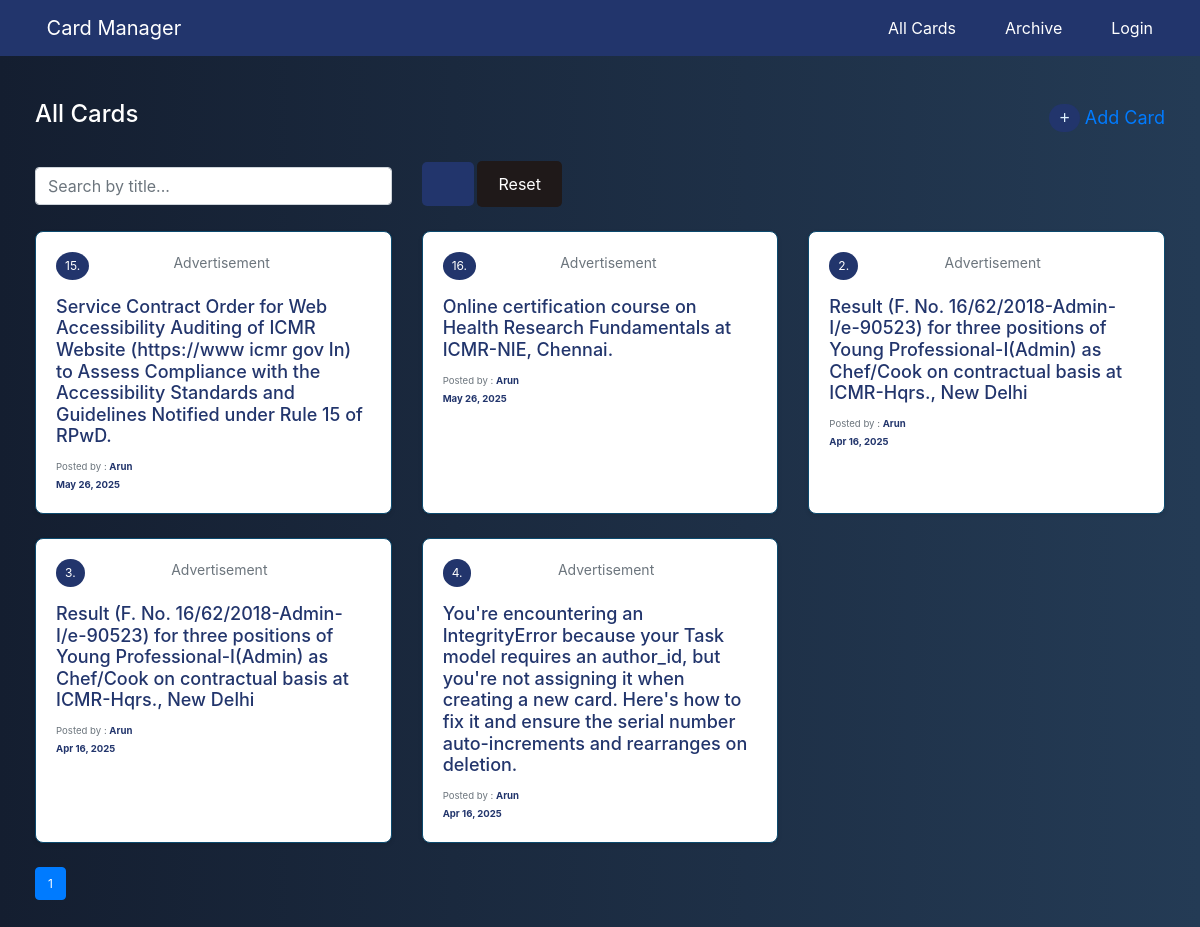
The page / on the database its author committed.
### task_report_app/models.py (models this page shows, shortened)
class Task(models.Model):
    serial_number = models.IntegerField(unique=True, blank=True, null=True)
    title = models.CharField(max_length=250)
    post_type = models.CharField(max_length=50, choices=PostType.choices, default=PostType.Advertisement)
    status = models.CharField(max_length=50, choices=Status.choices, default=Status.Active)
    created_at = models.DateField(auto_now_add=True)
    updated_at = models.DateField(auto_now=True)
    last_date = models.DateField(null=True, blank=True)
    is_archived = models.BooleanField(default=False)
    author = models.ForeignKey(User, on_delete=models.CASCADE, related_name='tasks')

### task_report_app/views.py (the view)
# urls.py: path('', views.card_list, name='card_list'),
def card_list(request):
    cards = Task.objects.filter(is_archived=False).order_by('-created_at')
    query = request.GET.get('q', '')  # Text search for title
    post_type = request.GET.get('post_type', '')  # Filter by post type
    start_date = request.GET.get('start_date', '')  # Filter by start date
    end_date = request.GET.get('end_date', '')  # Filter by end date
    if query:
        cards = cards.filter(title__icontains=query)
    if post_type:
        cards = cards.filter(post_type__iexact=post_type)
    if start_date and end_date:
        cards = cards.filter(created_at__range=[start_date, end_date])
    paginator = Paginator(cards, 6)  # Show 6 cards per page
    page = request.GET.get('page')
    try:
        paginated_cards = paginator.page(page)
    except PageNotAnInteger:
        paginated_cards = paginator.page(1)  # Deliver first page if page is not an integer
    except EmptyPage:
        paginated_cards = paginator.page(paginator.num_pages)  # Deliver last page if out of range
    context = {
        'cards': paginated_cards,
        'query': query,
        'post_type': post_type,
        'start_date': start_date,
        'end_date': end_date,
    }
    return render(request, 'card_list.html', context)

### task_report_app/templates/card_list.html (shortened to what this page needs)
{% extends 'base.html' %} {% load static %} {% load custom_tags %}
{% block content %}
<section class="card__list_section">
  <div class="d-flex justify-content-between align-items-center mb-4">
    <h1>All Cards</h1>
    {% if user.is_authenticated %}
    <a href="{% url 'add_card' %}" class="plus-btn" title="Add Task" style="color: #fff; font-size: 18px;">
      <i class="fas fa-plus"></i> Add Card
    </a>
    {% else %}
    <a
      href="{% url 'login' %}?next={% url 'add_card' %}"
      class="plus-btn"
      title="Add Task" style="font-size: 18px;"
    >
      <i class="fas fa-plus"></i> Add Card
    </a>
    {% endif %}
  </div>
  <form method="get" class="mb-4">
    <div class="row g-3 align-items-center">
      <div class="col-md-4">
        <input
          type="text"
          name="q"
          class="form-control"
          placeholder="Search by title..."
          value="{{ request.GET.q }}"
        />
      </div>
      <div class="col-md-2">
        <button type="submit" class="btn" style="background-color: #22356c; color: #ffffff;">
          <i class="fa fa-search"></i>
        </button>
        <a href="{% url 'card_list' %}" class="btn" style="background-color: #1f1919; color: #ffffff;">Reset</a>
      </div>
    </div>
  </form>
  <div class="row">
    {% for task in cards %}
    <div class="col-md-4 mb-4 card_viewer_container">
      <div class="h-100 card_viewer">
        <div class="card-body card_viewer_body">
          <div class="d-flex justify-content-between">
              <p style="background-color: #22356c; color: #ffffff; border-radius: 50%; padding: 5px 9px;">{{ task.serial_number }}.</p>
              <p class="card-text">{{ task.post_type }}</p>
            <div class="status">
              {% if task.status == 'Active' %}
              <i class="fa-solid fa-circle-check" title="Active" style="font-size: 15px; color: green"></i>
              {% else %}
              <i class="fa-solid fa-circle-xmark" title="Inactive" style="font-size: 15px; color: red"></i>
              {% endif %}
            </div>
          </div>
          <h5 class="card-title">{{ task.title }}</h5>
            <div class="card_author">
              <small class="text-muted">
                Posted by :
                <b class="text-capitalize">{{ task.author.username }}</b><br />
                <b>{{ task.created_at|date:"M d, Y" }}</b>
              </small>
            </div>
        </div>
      </div>
    </div>
    {% empty %}
    <div class="col-12 text-center py-5">
      <h4>No cards yet.</h4>
    </div>
    {% endfor %}
  </div>
  <nav aria-label="Page navigation">
    <ul class="pagination">
       {% for num in cards.paginator.page_range %}
      <li class="page-item {% if num == cards.number %}active{% endif %}">
        <a class="page-link" href="?page={{ num }}">{{ num }}</a>
      </li>
      {% endfor %}
    </ul>
  </nav>
</section>
{% endblock %}

### task_report_app/static/css/styles.css (style rules this page uses)
:root { --primary-50: #f0f9ff; --primary-100: #e0f2fe; --primary-200: #bae6fd; --primary-300: #7dd3fc; --primary-400: #38bdf8; --primary-500: #0ea5e9; --primary-600: #0284c7; --primary-700: #0369a1; --primary-800: #075985; --primary-900: #0c4a6e; --gray-50: #f9fafb; --gray-100: #f3f4f6; --gray-200: #e5e7eb; --gray-300: #d1d5db; --gray-400: #9ca3af; --gray-500: #6b7280; --gray-600: #4b5563; --gray-700: #374151; --gray-800: #1f2937; --gray-900: #111827; --success-500: #10b981; --warning-500: #f59e0b; --error-500: #ef4444; --font-sans: 'Inter', 'Segoe UI', Roboto, sans-serif; --font-mono: 'Roboto Mono', monospace; --font-serif: 'Georgia', serif; --text-xs: 0.75rem; --text-sm: 0.875rem; --text-base: 1rem; --text-lg: 1.125rem; --text-xl: 1.25rem; --text-2xl: 1.5rem; --text-3xl: 1.875rem; --text-4xl: 2.25rem; --text-5xl: 3rem; --font-light: 300; --font-normal: 400; --font-medium: 500; --font-semibold: 600; --font-bold: 700; --space-0: 0; --space-1: 0.25rem; --space-2: 0.5rem; --space-3: 0.75rem; --space-4: 1rem; --space-5: 1.25rem; --space-6: 1.5rem; --space-8: 2rem; --space-10: 2.5rem; --space-12: 3rem; --space-16: 4rem; --space-20: 5rem; --space-24: 6rem; --shadow-sm: 0 1px 2px 0 rgb(0 0 0 / 0.05); --shadow: 0 1px 3px 0 rgb(0 0 0 / 0.1), 0 1px 2px -1px rgb(0 0 0 / 0.1); --shadow-md: 0 4px 6px -1px rgb(0 0 0 / 0.1), 0 2px 4px -2px rgb(0 0 0 / 0.1); --shadow-lg: 0 10px 15px -3px rgb(0 0 0 / 0.1), 0 4px 6px -4px rgb(0 0 0 / 0.1); --rounded-none: 0; --rounded-sm: 0.125rem; --rounded: 0.25rem; --rounded-md: 0.375rem; --rounded-lg: 0.5rem; --rounded-xl: 0.75rem; --rounded-full: 9999px; --transition-fast: 150ms; --transition-normal: 300ms; --transition-slow: 500ms; }
*, *::before, *::after { box-sizing: border-box; margin: 0; padding: 0; }
html { scroll-behavior: smooth; }
body { font-family: var(--font-sans); line-height: 1.5; color: var(--gray-800); background-color: var(--gray-50); }
h1, h2, h3, h4, h5, h6 { font-weight: var(--font-bold); line-height: 1.2; margin-bottom: var(--space-2); }
a { color: var(--primary-600); text-decoration: none; transition: color var(--transition-fast) ease; }
a[title] { position: relative; }
button { cursor: pointer; font-family: inherit; }
.form-control { width: 100%; padding: 10px; margin-top: 5px; border: 1px solid #ccc; border-radius: 5px; }
.card_viewer { background-color: var(--gray-50); border: 0.1px solid var(--primary-900); border-radius: 12px; transition: transform 0.2s; }
.plus-btn i { padding: 5px 10px; color: var(--primary-100); align-items: center; background-color:#22356c; border-radius: 20px; }
.card__list_section { font-size: 12px; }

### task_report_app/templates/card_list.html (style rules this page uses)
body { background: linear-gradient(to right, #141E30, #243B55); color: white; -family: "Poppins", sans-serif; }
.card__list_section { padding: 20px; border-radius: 8px; }
.card_viewer_container { margin-bottom: 20px; }
.card_viewer { background-color: #ffffff; backdrop-filter: blur(15px); border-radius: 8px; box-shadow: 0 2px 4px rgba(0, 0, 0, 0.1); transition: transform 0.2s; }
.card_viewer_body { padding: 20px; }
.status { font-size: 15px; }
.status i { margin-left: 5px; }
.card_author { margin-top: 10px; }
.card_author small { color: #6c757d; }
.card_author b { color: #22356c; }
.card-text { font-size: 14px; color: #6c757d; }
.card-title { font-size: 18px; color: #22356c; }
.card-text, .card-title { margin-bottom: 10px; }
.card__list_section h1 { font-size: 24px; }
.card__list_section .btn { color: #ffffff; border-radius: 5px; padding: 10px 20px; text-decoration: none; }

### rows shown on the page
Task: serial_number "15", post_type "Advertisement", status "Active" (drawn), title "Service Contract Order for Web Accessibility Auditing of ICMR Website (https://www icmr gov In) to Assess Compliance with the Accessibility Standards and Guidelines Notified under Rule 15 of RPwD.", author.username "Arun", created_at "May 26, 2025"
Task: serial_number "16", post_type "Advertisement", status "Active" (drawn), title "Online certification course on Health Research Fundamentals at ICMR-NIE, Chennai.", author.username "Arun", created_at "May 26, 2025"
Task: serial_number "2", post_type "Advertisement", status "Active" (drawn), title "Result (F. No. 16/62/2018-Admin-I/e-90523) for three positions of Young Professional-I(Admin) as Chef/Cook on contractual basis at ICMR-Hqrs., New Delhi", author.username "Arun", created_at "Apr 16, 2025"
Task: serial_number "3", post_type "Advertisement", status "Active" (drawn), title "Result (F. No. 16/62/2018-Admin-I/e-90523) for three positions of Young Professional-I(Admin) as Chef/Cook on contractual basis at ICMR-Hqrs., New Delhi", author.username "Arun", created_at "Apr 16, 2025"
Task: serial_number "4", post_type "Advertisement", status "Active" (drawn), title "You're encountering an IntegrityError because your Task model requires an author_id, but you're not assigning it when creating a new card. Here's how to fix it and ensure the serial number auto-increments and rearranges on deletion.", author.username "Arun", created_at "Apr 16, 2025"

### other values the page prints
{{ num }} "1"
